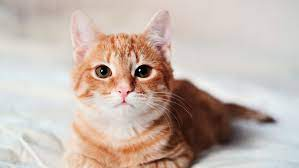
#> input picture Photos/cat.jpg, 299 x 168 px
$ python color_channels.py
#> lines starting #> are read from the running program, lines starting #| are printed output that depends on the picture
import cv2 as cv
import numpy as np

img = cv.imread("Photos/cat.jpg")
#> img is the input picture: shape (168, 299, 3); mean B, G, R 173.1, 181.7, 197.3

cv.imshow('Cat', img)

b, g, r = cv.split(img)
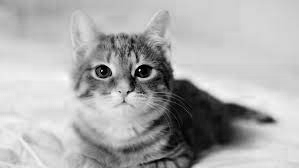
#> b: shape (168, 299); min 0, max 255, mean 173.1
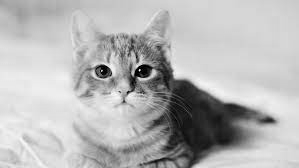
#> g: shape (168, 299); min 0, max 255, mean 181.7
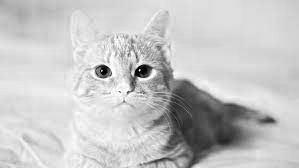
#> r: shape (168, 299); min 0, max 255, mean 197.3
# cv.imshow('Blue', b)
# cv.imshow('Green', g)
# cv.imshow('Red', r)

print(img.shape)
#| (168, 299, 3)
print(b.shape)
#| (168, 299)
print(g.shape)
#| (168, 299)
print(r.shape)
#| (168, 299)

# high concentration -> white
# less concentration -> black

merged = cv.merge([b,g,r])
# cv.imshow('Merged', merged)

blank = np.zeros(img.shape[:2], dtype='uint8')

blue = cv.merge([b, blank, blank])
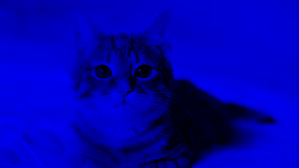
#> blue: shape (168, 299, 3); mean of channels 0, 1, 2 173.1, 0, 0; drawn as B, G, R
green = cv.merge([blank, g, blank])
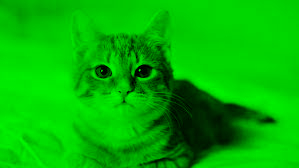
#> green: shape (168, 299, 3); mean of channels 0, 1, 2 0, 181.7, 0; drawn as B, G, R
red = cv.merge([blank, blank, r])
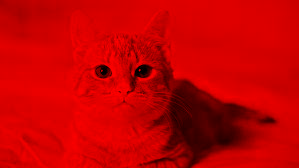
#> red: shape (168, 299, 3); mean of channels 0, 1, 2 0, 0, 197.3; drawn as B, G, R

cv.imshow('Blue', blue)
cv.imshow('Green', green)
cv.imshow('Red', red)

cv.waitKey(0)
